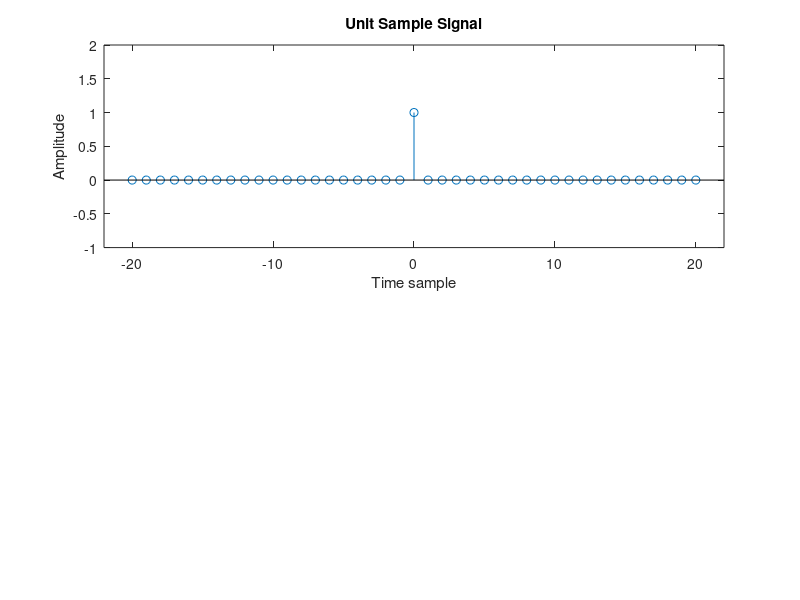

Write MATLAB code to recreate this figure.
%Unit Sample Signal
N = 20;
%N = input('Give your value = ');
n = -N:N;
%Y = [0,0,0,0,0,1,0,0,0,0,0];
Y = [zeros(1,N),1,zeros(1,N)];
subplot(2,1,1);
stem(n,Y);
axis([-22 22 -1 2]);
xlabel('Time sample');
ylabel('Amplitude');
title('Unit Sample Signal');
